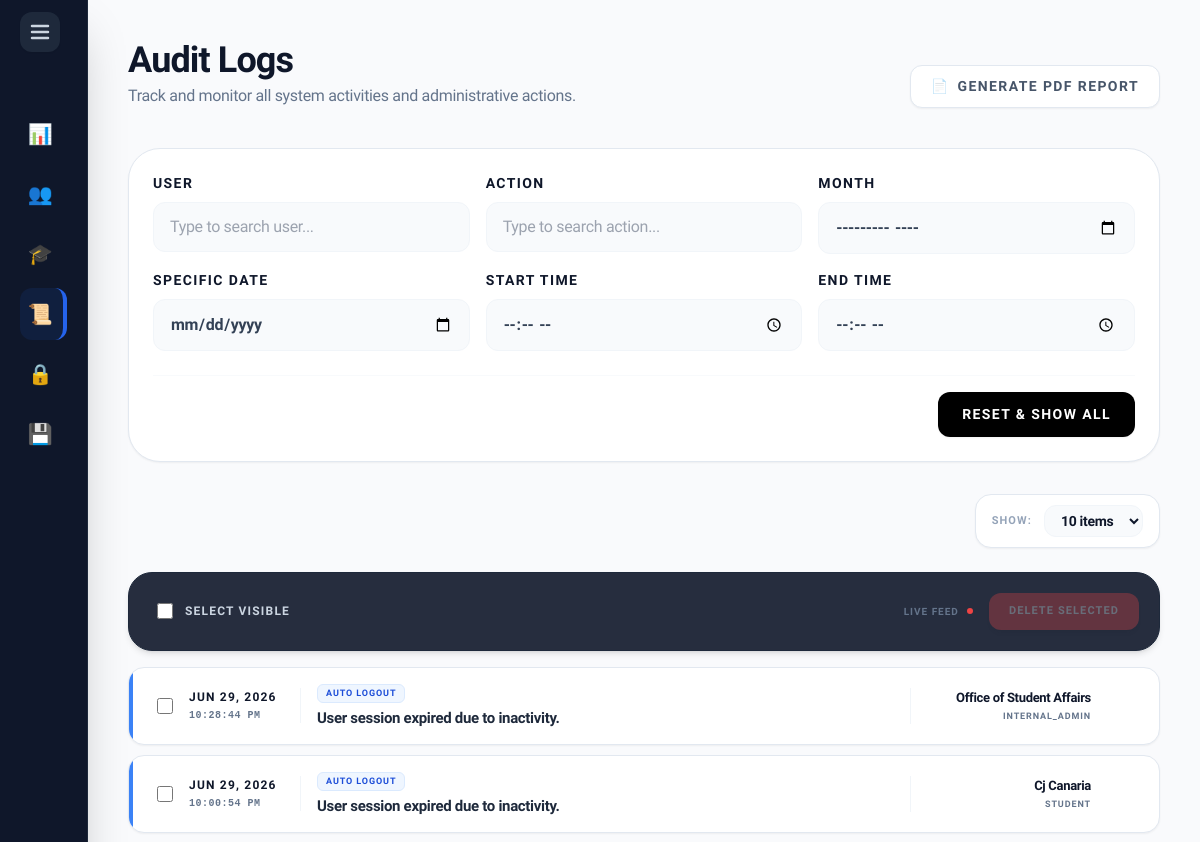
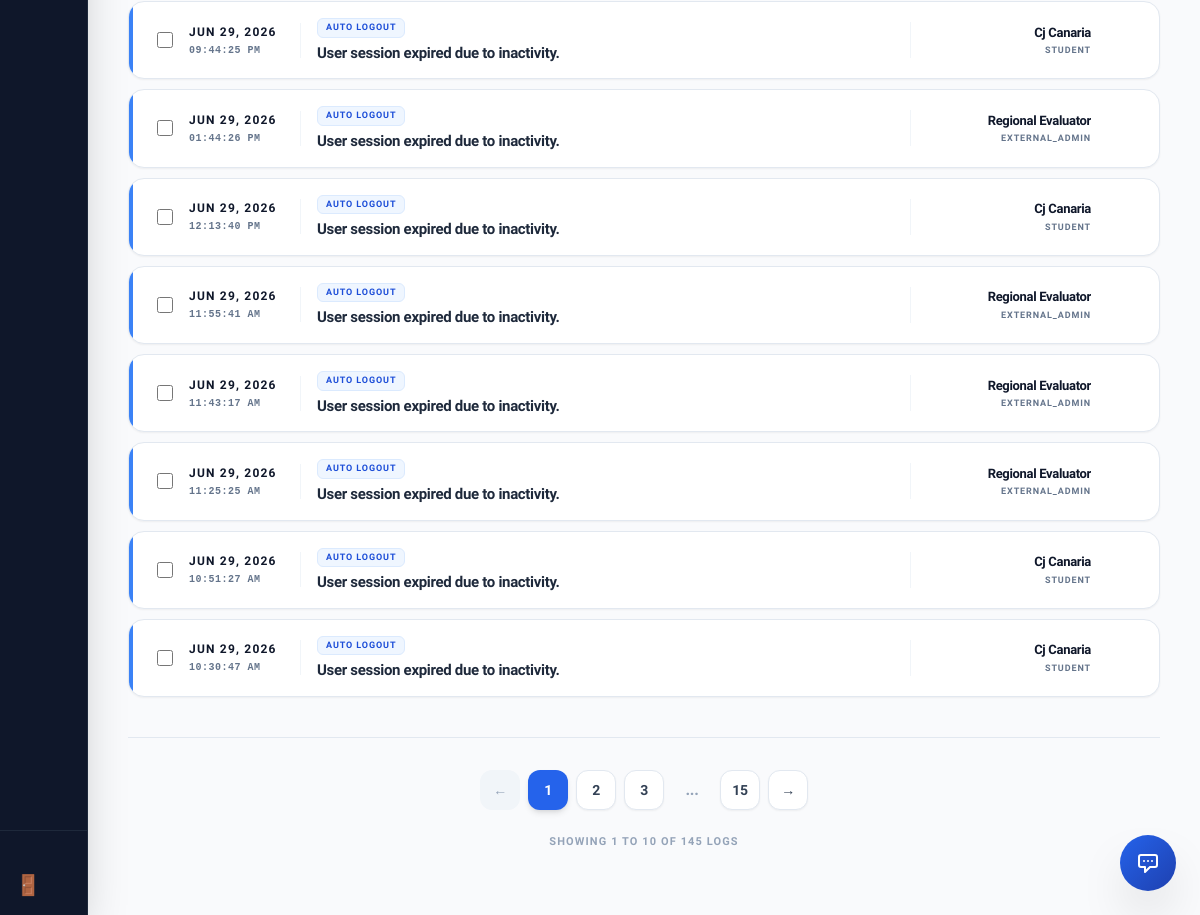
The page /super_admin/logs.php (signed in) on the database as committed earlier (2 pictures, top to bottom).
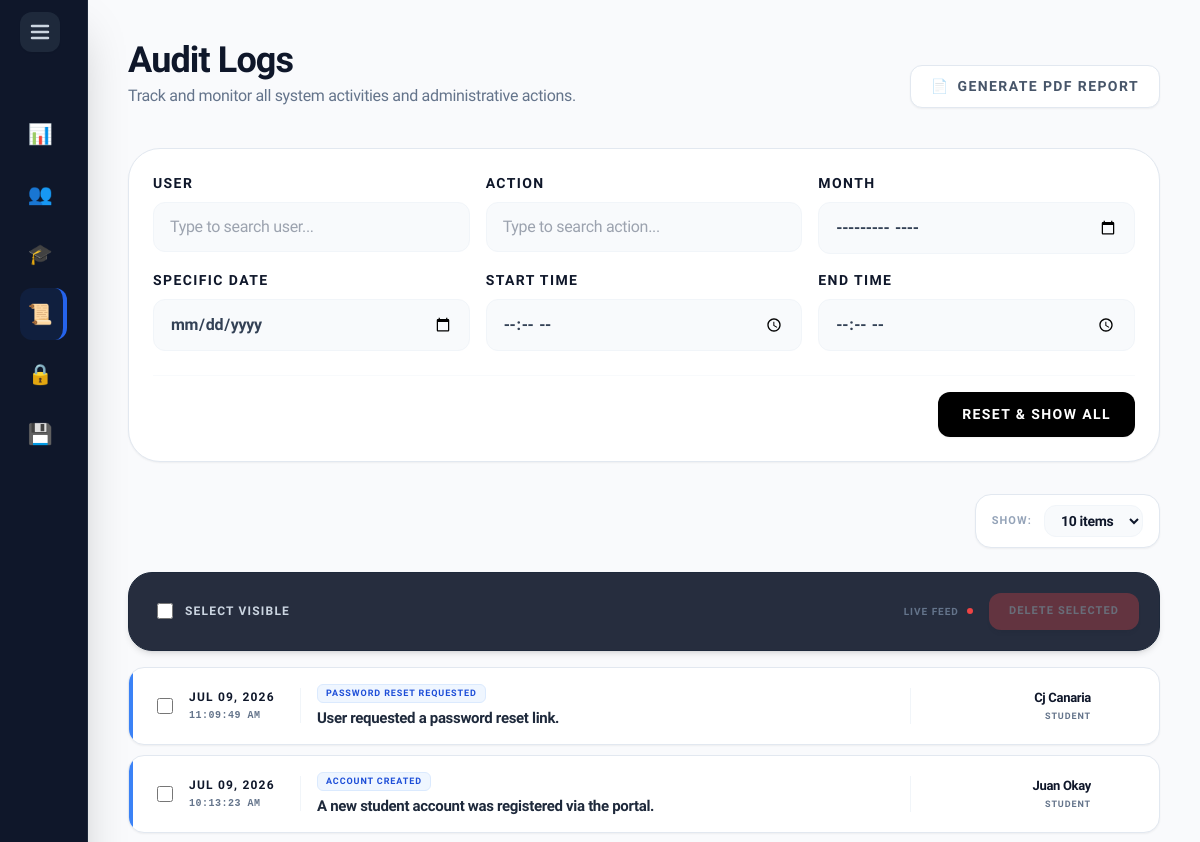
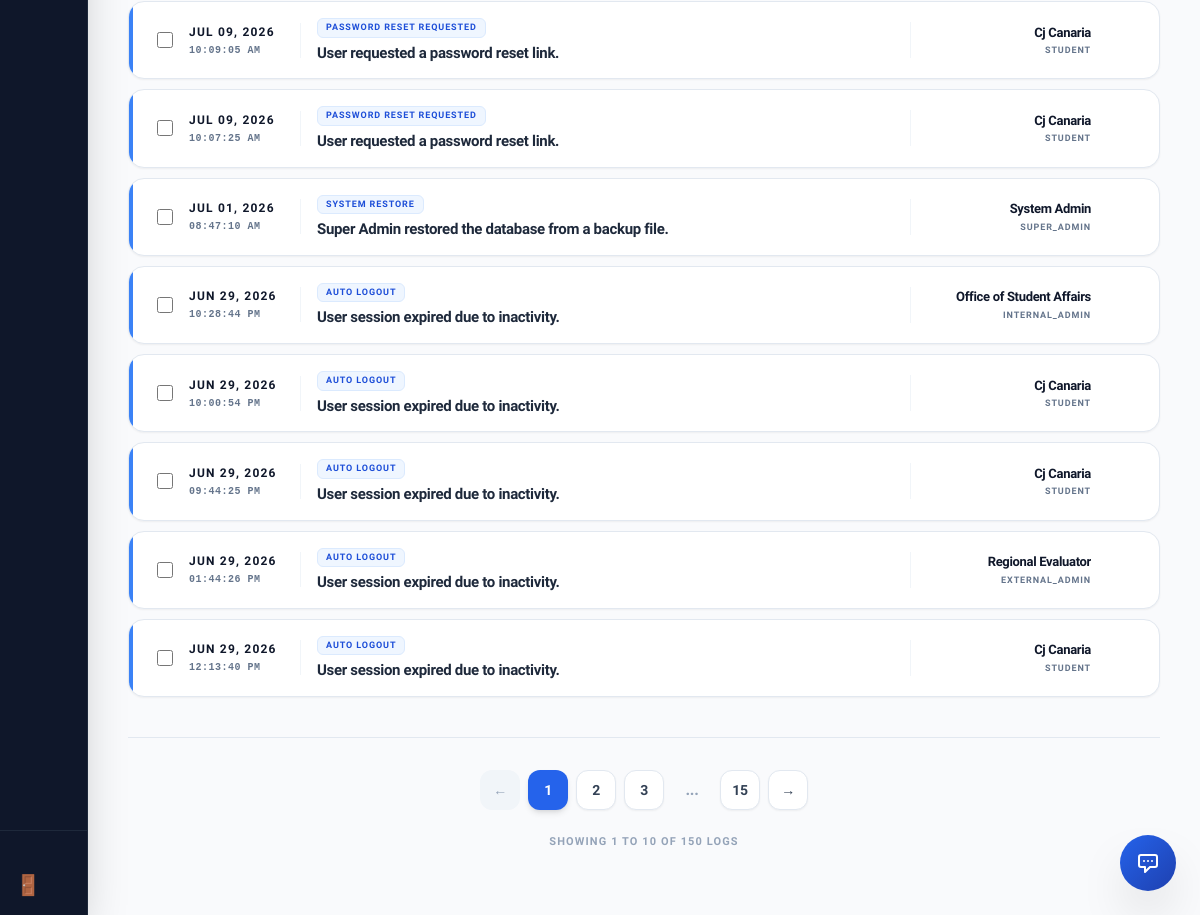
The same page on the database as committed later (2 pictures, top to bottom).
### tables this page shows
CREATE TABLE `audit_log` (
  `AuditID` int(11) NOT NULL AUTO_INCREMENT,
  `UserID` int(11) DEFAULT NULL,
  `ActionPerformed` varchar(255) DEFAULT NULL,
  `ActionDate` timestamp NOT NULL DEFAULT current_timestamp(),
  `Description` text DEFAULT NULL,
  `IPAddress` varchar(45) DEFAULT NULL,
  PRIMARY KEY (`AuditID`)
);

CREATE TABLE `users` (
  `UserID` int(11) NOT NULL AUTO_INCREMENT,
  `Username` varchar(50) NOT NULL,
  `Email` varchar(100) NOT NULL,
  `PasswordHash` varchar(255) NOT NULL,
  `FirstName` varchar(100) NOT NULL,
  `LastName` varchar(100) NOT NULL,
  `Role` enum('Student','Internal_Admin','External_Admin','Super_Admin') DEFAULT 'Student',
  `AccountStatus` varchar(20) DEFAULT 'Active',
  `StudentID_Num` varchar(50) DEFAULT NULL,
  `YearLevel` varchar(50) DEFAULT NULL,
  `GPA` decimal(4,2) DEFAULT NULL,
  `Major` varchar(100) DEFAULT NULL,
  `ProgramID` int(11) DEFAULT NULL,
  `Department` varchar(100) DEFAULT NULL,
  `Organization` varchar(100) DEFAULT NULL,
  `ContactNumber` varchar(20) DEFAULT NULL,
  `DateOfBirth` date DEFAULT NULL,
  `ProfilePicture` varchar(255) DEFAULT NULL,
  `ResetToken` varchar(255) DEFAULT NULL,
  `ResetTokenExpire` datetime DEFAULT NULL,
  `Gender` varchar(20) NOT NULL DEFAULT 'Not Specified',
  PRIMARY KEY (`UserID`),
  UNIQUE KEY `Username` (`Username`),
  UNIQUE KEY `Email` (`Email`)
);

### includes/sidebar_logic.php (called while the page is built)
<?php
if (!function_exists('getSidebarClass')) {
    function getSidebarClass($pageName) {
        $currentPage = basename($_SERVER['PHP_SELF']);
        if ($currentPage === $pageName) {
            return 'bg-blue-600/10 text-blue-500 border-r-4 border-blue-600';
        }
        return 'text-slate-400 hover:bg-slate-800 hover:text-white';
    }
}
?>

### super_admin/logs.php (the view, shortened to what the changed rows need)
<?php
include '../includes/db_connect.php';
include '../includes/header.php';
include '../includes/super_sidebar.php';
$query = "
    SELECT l.*, u.FirstName, u.LastName, u.Role
    FROM audit_log l
    LEFT JOIN users u ON l.UserID = u.UserID
    ORDER BY l.ActionDate DESC LIMIT 500
";
try {
    $stmt = $pdo->prepare($query);
    $stmt->execute();
    $logs = $stmt->fetchAll();
} catch (PDOException $e) {
    die("Database Error: " . $e->getMessage());
}
?>
<main class="flex-1 p-5 lg:p-10 lg:ml-72 bg-slate-50/50 min-h-screen transition-all duration-300">
    <header class="flex flex-col sm:flex-row sm:justify-between sm:items-end gap-4 mb-10">
        <div>
            <h2 class="text-3xl lg:text-4xl font-black text-slate-900 tracking-tight">Audit Logs</h2>
        </div>
    </header>
    <form action="../actions/process_crud.php" method="POST" id="batchDeleteForm" onsubmit="return confirm('Are you sure you want to delete the selected logs? This cannot be undone.');">
        <div id="logsGrid" class="flex flex-col gap-2.5">
            <?php foreach($logs as $log):
                $user_fullname = $log['FirstName'] ? $log['FirstName'] . ' ' . $log['LastName'] : 'System / Unknown';
            ?>
            <div class="log-card bg-white rounded-2xl border border-slate-200 shadow-sm hover:shadow-md hover:border-blue-300 transition-all flex flex-col lg:flex-row items-start lg:items-center justify-between p-4 relative overflow-hidden group"
                 data-user-name="<?= strtolower(htmlspecialchars($user_fullname)) ?>"
                 data-action="<?= strtolower(htmlspecialchars($log['ActionPerformed'])) ?>"
                 data-month="<?= date('Y-m', strtotime($log['ActionDate'])) ?>"
                 data-date="<?= date('Y-m-d', strtotime($log['ActionDate'])) ?>"
                 data-time="<?= date('H:i', strtotime($log['ActionDate'])) ?>">
                <div class="absolute top-0 left-0 w-1 h-full bg-blue-500"></div>
                <div class="flex gap-4 items-center flex-1 min-w-0 pl-3 w-full lg:w-auto">
                    <input type="checkbox" name="log_ids[]" value="<?= $log['AuditID'] ?>" class="log-checkbox w-4 h-4 rounded border-slate-300 text-blue-600 focus:ring-blue-500 cursor-pointer shrink-0">
                    <div class="shrink-0 w-24 lg:w-28 border-r border-slate-100 pr-3 lg:pr-4 hidden sm:block">
                        <p class="text-[11px] lg:text-[12px] font-black text-slate-900 uppercase tracking-widest"><?= date('M d, Y', strtotime($log['ActionDate'])) ?></p>
                        <p class="text-[10px] font-black text-slate-500 font-mono tracking-wider mt-0.5"><?= date('h:i:s A', strtotime($log['ActionDate'])) ?></p>
                    </div>
                    <div class="flex-1 min-w-0 pr-2">
                        <div class="flex items-center gap-2 mb-1.5 flex-wrap">
                            <span class="bg-blue-50 text-blue-700 px-2 py-0.5 rounded-md font-black text-[9px] uppercase tracking-widest border border-blue-100 shrink-0">
                                <?= htmlspecialchars($log['ActionPerformed']) ?>
                            </span>
                        </div>
                        <p class="text-sm lg:text-[15px] font-bold text-slate-800 leading-tight truncate" title="<?= htmlspecialchars($log['Description']) ?>">
                            <?= htmlspecialchars($log['Description']) ?>
                        </p>
                    </div>
                </div>
                <div class="flex items-center justify-between w-full lg:w-auto shrink-0 mt-3 lg:mt-0 border-t lg:border-t-0 lg:border-l border-slate-100 pt-3 lg:pt-0 lg:pl-5 pl-10 sm:pl-11">
                    <div class="text-left lg:text-right w-40 flex-1 lg:flex-none">
                        <p class="text-[13px] font-black text-slate-900 truncate">
                            <?= htmlspecialchars($user_fullname) ?>
                        </p>
                        <p class="text-[9px] font-black text-slate-500 uppercase tracking-widest mt-0.5">
                            <?= htmlspecialchars($log['Role'] ?? 'Automated') ?>
                        </p>
                    </div>
                </div>
            </div>
            <?php endforeach; ?>
        </div>
    </form>
</main>
<?php include '../includes/footer.php'; ?>

### includes/super_sidebar.php (shortened to what the changed rows need)
<?php include 'sidebar_logic.php'; ?>
<aside id="main-sidebar" class="fixed left-0 top-0 h-full w-72 bg-slate-900 text-white py-6 z-[999] flex flex-col border-r border-slate-800 shadow-2xl transition-all duration-300 overflow-hidden">
    <nav class="space-y-2 flex-1 px-3">
        <?php
        $nav_items = [
            ['dashboard.php', '📊', 'Dashboard'],
            ['users.php',     '👥', 'Users'],
            ['programs.php',  '🎓', 'Programs'],
            ['logs.php',      '📜', 'Logs'],
            ['security.php',  '🔒', 'Security'],
            ['database.php',  '💾', 'Database']
        ];
        foreach ($nav_items as $item):
            $active = getSidebarClass($item[0]);
        ?>
            <a href="<?= $item[0] ?>" class="nav-link flex items-center gap-3 px-2 py-3 rounded-xl font-bold text-md <?= $active ?> whitespace-nowrap group">
                <span class="w-10 flex justify-center text-xl shrink-0 group-hover:scale-110 transition-transform"><?= $item[1] ?></span>
            </a>
        <?php endforeach; ?>
    </nav>
</aside>

Rows that differ between the two databases and show on the page:
no longer on this page (row unchanged): audit_log: ActionDate "JUN 29, 2026", ActionDate "11:55:41 AM", ActionPerformed "AUTO LOGOUT", Description "User session expired due to inactivity.", UserID.LastName "Regional Evaluator", UserID.Role "EXTERNAL_ADMIN"
no longer on this page (row unchanged): audit_log: ActionDate "JUN 29, 2026", ActionDate "11:43:17 AM", ActionPerformed "AUTO LOGOUT", Description "User session expired due to inactivity.", UserID.LastName "Regional Evaluator", UserID.Role "EXTERNAL_ADMIN"
no longer on this page (row unchanged): audit_log: ActionDate "JUN 29, 2026", ActionDate "11:25:25 AM", ActionPerformed "AUTO LOGOUT", Description "User session expired due to inactivity.", UserID.LastName "Regional Evaluator", UserID.Role "EXTERNAL_ADMIN"
no longer on this page (row unchanged): audit_log: ActionDate "JUN 29, 2026", ActionDate "10:51:27 AM", ActionPerformed "AUTO LOGOUT", Description "User session expired due to inactivity.", UserID.LastName "Cj Canaria", UserID.Role "STUDENT"
no longer on this page (row unchanged): audit_log: ActionDate "JUN 29, 2026", ActionDate "10:30:47 AM", ActionPerformed "AUTO LOGOUT", Description "User session expired due to inactivity.", UserID.LastName "Cj Canaria", UserID.Role "STUDENT"
added audit_log: ActionDate "JUL 09, 2026", ActionDate "11:09:49 AM", ActionPerformed "PASSWORD RESET REQUESTED", Description "User requested a password reset link.", UserID.LastName "Cj Canaria", UserID.Role "STUDENT"
added audit_log: ActionDate "JUL 09, 2026", ActionDate "10:13:23 AM", ActionPerformed "ACCOUNT CREATED", Description "A new student account was registered via the portal.", UserID.LastName "Juan Okay", UserID.Role "STUDENT"
added audit_log: ActionDate "JUL 09, 2026", ActionDate "10:09:05 AM", ActionPerformed "PASSWORD RESET REQUESTED", Description "User requested a password reset link.", UserID.LastName "Cj Canaria", UserID.Role "STUDENT"
added audit_log: ActionDate "JUL 09, 2026", ActionDate "10:07:25 AM", ActionPerformed "PASSWORD RESET REQUESTED", Description "User requested a password reset link.", UserID.LastName "Cj Canaria", UserID.Role "STUDENT"
added audit_log: ActionDate "JUL 01, 2026", ActionDate "08:47:10 AM", ActionPerformed "SYSTEM RESTORE", Description "Super Admin restored the database from a backup file.", UserID.LastName "System Admin", UserID.Role "SUPER_ADMIN"
